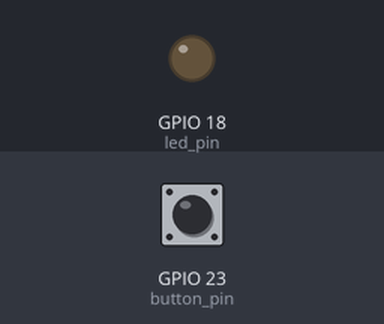
The program below on a simulated Raspberry Pi (BCM pin numbers). Parts: output pins drawn as LEDs (lit = HIGH). Inputs (shaded band) come from the test bench; at power-on: GPIO 23 (button_pin) LOW.

Above: at 1.2 s.
1.3 s: GPIO 23 (button_pin) pulled HIGH for 0.15 s
At 1.37 s:
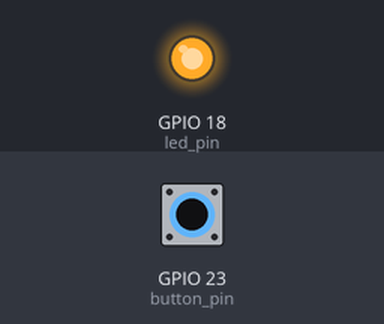
2.9 s: GPIO 23 (button_pin) pulled HIGH for 3.2 s
At 6.6 s:
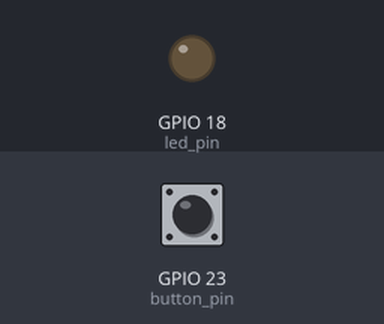
Timing chart, 0 to 8.1 s (numbered marks = the images above; inputs shaded):
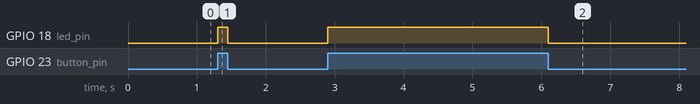

The program:

button_led.py
```python
import RPi.GPIO as GPIO

GPIO.setmode(GPIO.BCM)
led_pin = 18
button_pin = 23  # Use the pin number you've connected the button to

GPIO.setup(led_pin, GPIO.OUT)
GPIO.setup(button_pin, GPIO.IN, pull_up_down=GPIO.PUD_DOWN)  # Set pull-down resistor

try:
    while True:
        if GPIO.input(button_pin):  # Button is pressed if True
            GPIO.output(led_pin, GPIO.HIGH)  # Turn LED on
        else:
            GPIO.output(led_pin, GPIO.LOW)  # Turn LED off
except KeyboardInterrupt:
    # Clean up the GPIO on Ctrl+C exit
    GPIO.cleanup()
```

Measured:
- after the input at 1.3 s, GPIO 18 (led_pin): LOW → HIGH at once, → LOW 0.15 s later
- after the input at 2.9 s, GPIO 18 (led_pin): LOW → HIGH at once, → LOW 3.2 s later
